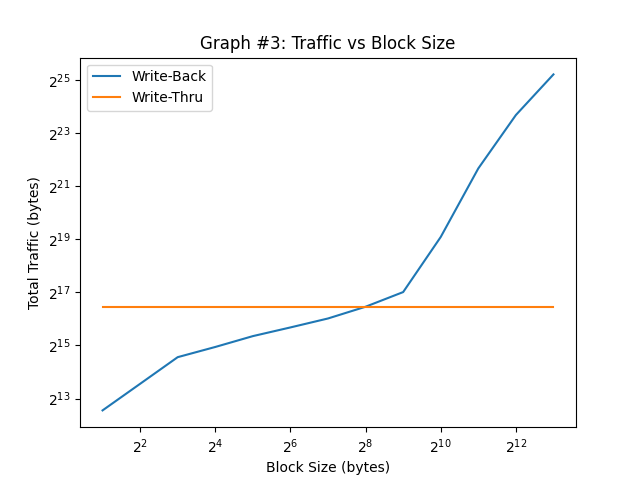

Reproduce this figure in Python.
#!/usr/bin/python3

import sys
import os
import time
import matplotlib.pyplot as plt
import numpy as np

# associtivity range
assoc_range = [4]
# block size range
bsize_range = [b for b in range(1, 14)]
# capacity range
cap_range = [16]
# number of cores (1, 2, 4)
cores = [1]
# coherence protocol: (none, vi, or msi)
protocol='none'

expname='exp3'
figname='graph3.png'


def get_stats(logfile, key):
    for line in open(logfile):
        if line[2:].startswith(key):
            line = line.split()
            return float(line[1])
    return 0

def run_exp(logfile, core, cap, bsize, assoc):
    trace = 'trace.%dt.long.txt' % core
    cmd="../p5 -t %s -p %s -n %d -cache %d %d %d >> %s" % (
            trace, protocol, core, cap, bsize, assoc, logfile)
    print(cmd)
    os.system(cmd)

def graph():
    timestr = time.strftime("%m.%d-%H_%M_%S")
    folder = "results/"+expname+"/"+timestr+"/"
    os.system("mkdir -p "+folder)

    traffic = {"wb":[], "wt":[]}

    for a in assoc_range:
        for b in bsize_range:
            for c in cap_range:
                for d in cores:
                    logfile = folder+"%s-%02d-%02d-%02d-%02d.out" % (
                            protocol, d, c, b, a)
                    run_exp(logfile, d, c, b, a)
                    traffic["wb"].append(get_stats(logfile, 'B_written_cache_to_bus_wb'))
                    traffic["wt"].append(get_stats(logfile, 'B_written_cache_to_bus_wt'))

    plots = []
    for type in traffic:
        p,=plt.plot([2**i for i in bsize_range], traffic[type])
        plots.append(p)
    plt.legend(plots, ['Write-Back', 'Write-Thru'])
    plt.title('Graph #3: Traffic vs Block Size')
    plt.xscale('log', base=2)
    plt.xlabel('Block Size (bytes)')
    plt.yscale('log', base=2)
    plt.ylabel('Total Traffic (bytes)')
    plt.savefig(figname)
    plt.show()

graph()
